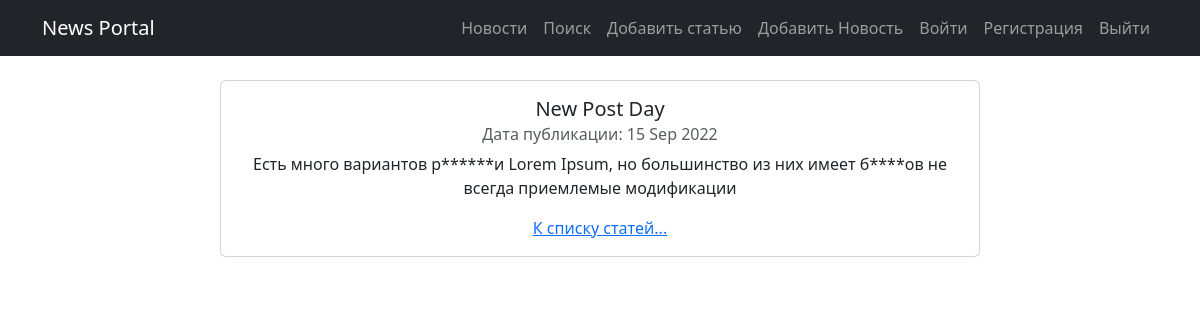
The app's page /post/1/ with its own data.
### news_portal_app/models.py (models this page shows, shortened)
class Post(models.Model):
    news = 'NE'
    artikle = 'AR'
    TYPE = [
        (news, 'Новость'),
        (artikle, 'Статья'),
    ]
    author = models.ForeignKey(Author, on_delete=models.CASCADE)
    type = models.CharField(max_length=2, choices=TYPE, default=artikle)
    time = models.DateTimeField(auto_now_add=True)
    category = models.ManyToManyField(Category, through='PostCategory')
    title = models.CharField(max_length=128)
    text = models.TextField()
    rating = models.IntegerField(default=0)

### news_portal_app/views.py (the view)
# urls.py: path('<int:pk>/', PostDetail.as_view(), name='post_detail'),
class PostDetail(DetailView):
    model = Post
    template_name = 'post.html'
    context_object_name = 'post'

### news_portal_app/templatetags/custom_filters.py (called while the page is built)
@register.filter()
def censor(post_text: str):
    if not isinstance(post_text, str):
        raise ValueError('Можно применить только к строке!')  # Если строка, то в ней уже ищем плохие слова
    if 'редиск' or 'баран' in post_text:
        text = post_text.replace('редиск', 'р******')
        text = text.replace('баран', 'б****')
        return text

### templates/post.html (shortened to what this page needs)
{% extends 'flatpages/default.html' %}
{% load custom_filters %}
{% block content %}
<div class="row justify-content-center">
<div class="card col-8 my-4">
  <div class="card-body">
    <h5 class="card-title">{{ post.title|censor }}</h5>
    <h6 class="card-subtitle mb-2 text-muted">Дата публикации: {{ post.time | date:'d M Y' }}</h6>
    <p class="card-text">{{ post.text | censor }}</p>
    <a href="/news/" class="card-link">К списку статей...</a>
  </div>
</div>
</div>
{% endblock %}

### records on screen
Post: title|censor "New Post Day", time "15 Sep 2022", text|censor "Есть много вариантов р******и Lorem Ipsum, но большинство из них имеет б****ов не всегда приемлемые модификации"
